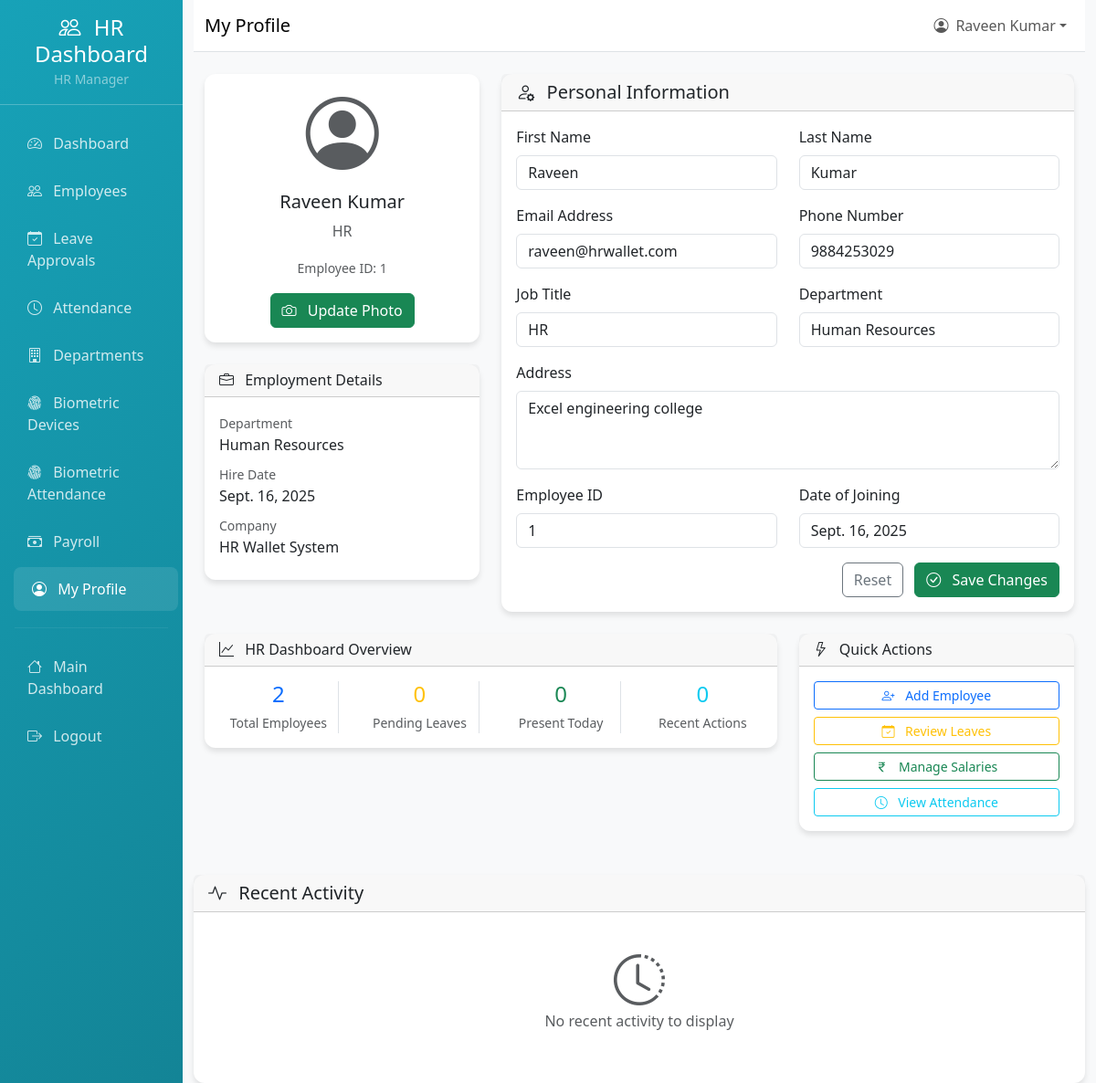
Before: /hr-dashboard/profile/ (signed in) with the older database file.
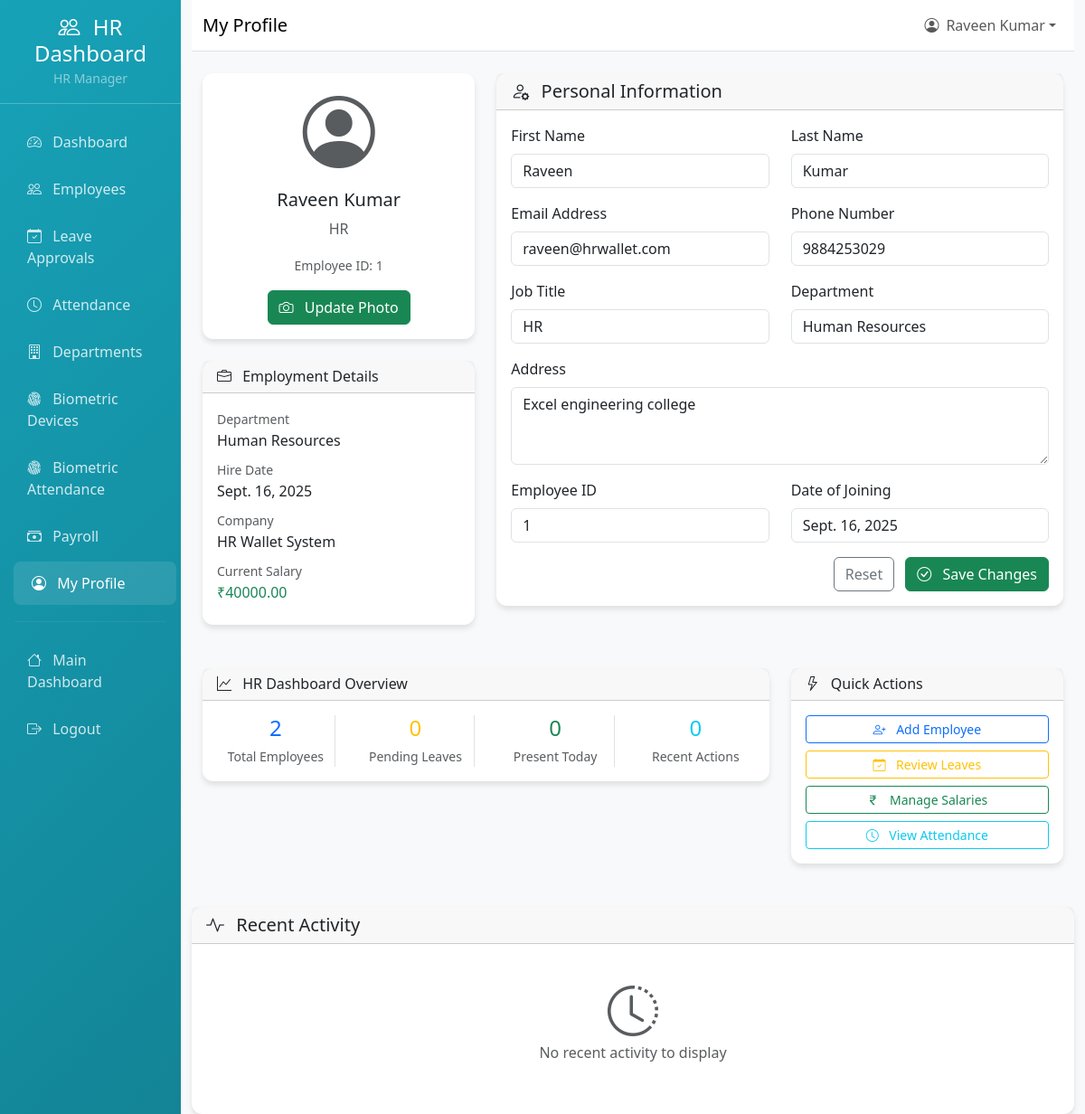
After: the same page with the newer database file.
### payroll/models.py (models this page shows, shortened)
class EmployeeSalary(models.Model):
    SALARY_STATUS_CHOICES = (
        ('pending', 'Pending'),
        ('approved', 'Approved'),
        ('rejected', 'Rejected'),
    )
    employee = models.ForeignKey(Employee, on_delete=models.CASCADE, related_name='salaries')
    basic_salary = models.DecimalField(max_digits=12, decimal_places=2)
    allowances = models.JSONField(default=dict, blank=True)
    effective_date = models.DateField(default=timezone.now)
    status = models.CharField(max_length=10, choices=SALARY_STATUS_CHOICES, default='pending')
    is_active = models.BooleanField(default=False)
    created_at = models.DateTimeField(auto_now_add=True)
    updated_at = models.DateTimeField(auto_now=True)
    created_by = models.ForeignKey(settings.AUTH_USER_MODEL, null=True, blank=True, on_delete=models.SET_NULL, related_name='+')
    updated_by = models.ForeignKey(settings.AUTH_USER_MODEL, null=True, blank=True, on_delete=models.SET_NULL, related_name='+')
    approved_by = models.ForeignKey(settings.AUTH_USER_MODEL, null=True, blank=True, on_delete=models.SET_NULL, related_name='approved_salaries')
    approved_at = models.DateTimeField(null=True, blank=True)
    class Meta:
        ordering = ['-effective_date']
        indexes = [
            models.Index(fields=['employee', 'is_active', 'status']),
            models.Index(fields=['is_active', 'effective_date']),
        ]
    def total_allowances(self) -> Decimal:
        total = Decimal('0')
        for v in (self.allowances or {}).values():
            try:
                total += Decimal(str(v))
            except Exception:
                continue
        return total.quantize(TWOPL, rounding=ROUND_HALF_UP)

### hr_dashboard/views.py (the view, shortened to what this page needs)
# urls.py: path('profile/', views.hr_profile, name='hr_profile'),
@login_required
@require_role('hr_manager')
@audit_action('hr_profile_access')
def hr_profile(request):
    try:
        hr_employee = Employee.objects.select_related(
            'user', 'department', 'company'
        ).get(user=request.user)
        from payroll.models import AuditLog
        recent_activities = AuditLog.objects.filter(
            user=request.user
        ).order_by('-timestamp')[:10]
        total_employees = Employee.objects.filter(
            company=request.user.company,
            is_active=True
        ).exclude(user__role='hr_manager').count()
        pending_leaves = LeaveRequest.objects.filter(
            employee__company=request.user.company,
            status='pending'
        ).count()
        today_attendance = Attendance.objects.filter(
            employee__company=request.user.company,
            date=timezone.now().date(),
            status__in=['present', 'late']
        ).count()
        from payroll.models import EmployeeSalary
        current_salary = EmployeeSalary.objects.filter(
            employee=hr_employee,
            is_active=True,
            status='approved'
        ).order_by('-effective_date').first()
        context = {
            'hr_employee': hr_employee,
            'recent_activities': recent_activities,
            'current_salary': current_salary,
            'stats': {
                'total_employees': total_employees,
                'pending_leaves': pending_leaves,
                'today_attendance': today_attendance,
            }
        }
        return render(request, 'hr_dashboard/hr_profile.html', context)
    except Employee.DoesNotExist:
        messages.error(request, 'HR employee profile not found.')
        return redirect('hr_dashboard:hr_dashboard')
    except Exception as e:
        messages.error(request, f'Error loading profile: {str(e)}')
        return redirect('hr_dashboard:hr_dashboard')

### core_hr/context_processors.py (called while the page is built, shortened)
def company_context(request):
    company = None
    current_date = None
    try:
        company = Company.objects.first()
    except Exception as e:
        company = None
    try:
        if hasattr(request, 'user') and request.user.is_authenticated:
            current_date = getattr(request.user, 'date_joined', None)
    except Exception:
        current_date = None
    return {
        'company': company,
        'current_date': current_date,
    }

### templates/hr_dashboard/hr_profile.html (shortened to what the changed rows need)
{% extends 'hr_dashboard/base.html' %}
{% block content %}
<div class="row">
    <div class="col-md-4 mb-4">
        <div class="card mt-4">
            <div class="card-body">
                {% if current_salary %}
                <div class="mb-2">
                    <small class="text-muted">Current Salary</small>
                    <p class="mb-1 text-success">₹{{ current_salary.basic_salary|floatformat:2 }}</p>
                </div>
                {% endif %}
            </div>
        </div>
    </div>
</div>
</div>
{% endblock %}

Changed rows visible on the page:
added EmployeeSalary: basic_salary "40000.00"
Other visible differences:
text now shown: "Current Salary ₹"
